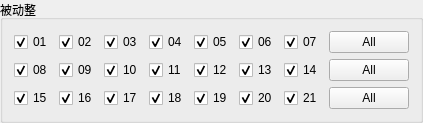
             <widget class="QGroupBox" name="groupBox_4">
              <property name="sizePolicy">
               <sizepolicy hsizetype="Minimum" vsizetype="Preferred">
                <horstretch>0</horstretch>
                <verstretch>0</verstretch>
               </sizepolicy>
              </property>
              <property name="title">
               <string>被动整</string>
              </property>
              <layout class="QVBoxLayout" name="verticalLayout_8">
               <item>
                <layout class="QHBoxLayout" name="horizontalLayout_18">
                 <item>
                  <widget class="QCheckBox" name="check_bdz01">
                   <property name="sizePolicy">
                    <sizepolicy hsizetype="Minimum" vsizetype="Fixed">
                     <horstretch>0</horstretch>
                     <verstretch>0</verstretch>
                    </sizepolicy>
                   </property>
                   <property name="text">
                    <string>01</string>
                   </property>
                   <property name="checked">
                    <bool>true</bool>
                   </property>
                  </widget>
                 </item>
                 <item>
                  <widget class="QCheckBox" name="check_bdz02">
                   <property name="sizePolicy">
                    <sizepolicy hsizetype="Minimum" vsizetype="Fixed">
                     <horstretch>0</horstretch>
                     <verstretch>0</verstretch>
                    </sizepolicy>
                   </property>
                   <property name="text">
                    <string>02</string>
                   </property>
                   <property name="checked">
                    <bool>true</bool>
                   </property>
                  </widget>
                 </item>
                 <item>
                  <widget class="QCheckBox" name="check_bdz03">
                   <property name="text">
                    <string>03</string>
                   </property>
                   <property name="checked">
                    <bool>true</bool>
                   </property>
                  </widget>
                 </item>
                 <item>
                  <widget class="QCheckBox" name="check_bdz04">
                   <property name="sizePolicy">
                    <sizepolicy hsizetype="Minimum" vsizetype="Fixed">
                     <horstretch>0</horstretch>
                     <verstretch>0</verstretch>
                    </sizepolicy>
                   </property>
                   <property name="text">
                    <string>04</string>
                   </property>
                   <property name="checked">
                    <bool>true</bool>
                   </property>
                  </widget>
                 </item>
                 <item>
                  <widget class="QCheckBox" name="check_bdz05">
                   <property name="sizePolicy">
                    <sizepolicy hsizetype="Minimum" vsizetype="Fixed">
                     <horstretch>0</horstretch>
                     <verstretch>0</verstretch>
                    </sizepolicy>
                   </property>
                   <property name="text">
                    <string>05</string>
                   </property>
                   <property name="checked">
                    <bool>true</bool>
                   </property>
                  </widget>
                 </item>
                 <item>
                  <widget class="QCheckBox" name="check_bdz06">
                   <property name="sizePolicy">
                    <sizepolicy hsizetype="Minimum" vsizetype="Fixed">
                     <horstretch>0</horstretch>
                     <verstretch>0</verstretch>
                    </sizepolicy>
                   </property>
                   <property name="text">
                    <string>06</string>
                   </property>
                   <property name="checked">
                    <bool>true</bool>
                   </property>
                  </widget>
                 </item>
                 <item>
                  <widget class="QCheckBox" name="check_bdz07">
                   <property name="sizePolicy">
                    <sizepolicy hsizetype="Minimum" vsizetype="Fixed">
                     <horstretch>0</horstretch>
                     <verstretch>0</verstretch>
                    </sizepolicy>
                   </property>
                   <property name="text">
                    <string>07</string>
                   </property>
                   <property name="checked">
                    <bool>true</bool>
                   </property>
                  </widget>
                 </item>
                 <item>
                  <widget class="QPushButton" name="pushButton_bdz1">
                   <property name="text">
                    <string>All</string>
                   </property>
                  </widget>
                 </item>
                </layout>
               </item>
               <item>
                <layout class="QHBoxLayout" name="horizontalLayout_19">
                 <item>
                  <widget class="QCheckBox" name="check_bdz08">
                   <property name="sizePolicy">
                    <sizepolicy hsizetype="Minimum" vsizetype="Fixed">
                     <horstretch>0</horstretch>
                     <verstretch>0</verstretch>
                    </sizepolicy>
                   </property>
                   <property name="text">
                    <string>08</string>
                   </property>
                   <property name="checked">
                    <bool>true</bool>
                   </property>
                  </widget>
                 </item>
                 <item>
                  <widget class="QCheckBox" name="check_bdz09">
                   <property name="sizePolicy">
                    <sizepolicy hsizetype="Minimum" vsizetype="Fixed">
                     <horstretch>0</horstretch>
                     <verstretch>0</verstretch>
                    </sizepolicy>
                   </property>
                   <property name="text">
                    <string>09</string>
                   </property>
                   <property name="checked">
                    <bool>true</bool>
                   </property>
                  </widget>
                 </item>
                 <item>
                  <widget class="QCheckBox" name="check_bdz10">
                   <property name="text">
                    <string>10</string>
                   </property>
                   <property name="checked">
                    <bool>true</bool>
                   </property>
                  </widget>
                 </item>
                 <item>
                  <widget class="QCheckBox" name="check_bdz11">
                   <property name="sizePolicy">
                    <sizepolicy hsizetype="Minimum" vsizetype="Fixed">
                     <horstretch>0</horstretch>
                     <verstretch>0</verstretch>
                    </sizepolicy>
                   </property>
                   <property name="text">
                    <string>11</string>
                   </property>
                   <property name="checked">
                    <bool>true</bool>
                   </property>
                  </widget>
                 </item>
                 <item>
                  <widget class="QCheckBox" name="check_bdz12">
                   <property name="sizePolicy">
                    <sizepolicy hsizetype="Minimum" vsizetype="Fixed">
                     <horstretch>0</horstretch>
                     <verstretch>0</verstretch>
                    </sizepolicy>
                   </property>
                   <property name="text">
                    <string>12</string>
                   </property>
                   <property name="checked">
                    <bool>true</bool>
                   </property>
                  </widget>
                 </item>
                 <item>
                  <widget class="QCheckBox" name="check_bdz13">
                   <property name="sizePolicy">
                    <sizepolicy hsizetype="Minimum" vsizetype="Fixed">
                     <horstretch>0</horstretch>
                     <verstretch>0</verstretch>
                    </sizepolicy>
                   </property>
                   <property name="text">
                    <string>13</string>
                   </property>
                   <property name="checked">
                    <bool>true</bool>
                   </property>
                  </widget>
                 </item>
                 <item>
                  <widget class="QCheckBox" name="check_bdz14">
                   <property name="sizePolicy">
                    <sizepolicy hsizetype="Minimum" vsizetype="Fixed">
                     <horstretch>0</horstretch>
                     <verstretch>0</verstretch>
                    </sizepolicy>
                   </property>
                   <property name="text">
                    <string>14</string>
                   </property>
                   <property name="checked">
                    <bool>true</bool>
                   </property>
                  </widget>
                 </item>
                 <item>
                  <widget class="QPushButton" name="pushButton_bdz2">
                   <property name="text">
                    <string>All</string>
                   </property>
                  </widget>
                 </item>
                </layout>
               </item>
               <item>
                <layout class="QHBoxLayout" name="horizontalLayout_20">
                 <item>
                  <widget class="QCheckBox" name="check_bdz15">
                   <property name="sizePolicy">
                    <sizepolicy hsizetype="Minimum" vsizetype="Fixed">
                     <horstretch>0</horstretch>
                     <verstretch>0</verstretch>
                    </sizepolicy>
                   </property>
                   <property name="text">
                    <string>15</string>
                   </property>
                   <property name="checked">
                    <bool>true</bool>
                   </property>
                  </widget>
                 </item>
                 <item>
                  <widget class="QCheckBox" name="check_bdz16">
                   <property name="sizePolicy">
                    <sizepolicy hsizetype="Minimum" vsizetype="Fixed">
                     <horstretch>0</horstretch>
                     <verstretch>0</verstretch>
                    </sizepolicy>
                   </property>
                   <property name="text">
                    <string>16</string>
                   </property>
                   <property name="checked">
                    <bool>true</bool>
                   </property>
                  </widget>
                 </item>
                 <item>
                  <widget class="QCheckBox" name="check_bdz17">
                   <property name="text">
                    <string>17</string>
                   </property>
                   <property name="checked">
                    <bool>true</bool>
                   </property>
                  </widget>
                 </item>
                 <item>
                  <widget class="QCheckBox" name="check_bdz18">
                   <property name="sizePolicy">
                    <sizepolicy hsizetype="Minimum" vsizetype="Fixed">
                     <horstretch>0</horstretch>
                     <verstretch>0</verstretch>
                    </sizepolicy>
                   </property>
                   <property name="text">
                    <string>18</string>
                   </property>
                   <property name="checked">
                    <bool>true</bool>
                   </property>
                  </widget>
                 </item>
                 <item>
                  <widget class="QCheckBox" name="check_bdz19">
                   <property name="sizePolicy">
                    <sizepolicy hsizetype="Minimum" vsizetype="Fixed">
                     <horstretch>0</horstretch>
                     <verstretch>0</verstretch>
                    </sizepolicy>
                   </property>
                   <property name="text">
                    <string>19</string>
                   </property>
                   <property name="checked">
                    <bool>true</bool>
                   </property>
                  </widget>
                 </item>
                 <item>
                  <widget class="QCheckBox" name="check_bdz20">
                   <property name="sizePolicy">
                    <sizepolicy hsizetype="Minimum" vsizetype="Fixed">
                     <horstretch>0</horstretch>
                     <verstretch>0</verstretch>
                    </sizepolicy>
                   </property>
                   <property name="text">
                    <string>20</string>
                   </property>
                   <property name="checked">
                    <bool>true</bool>
                   </property>
                  </widget>
                 </item>
                 <item>
                  <widget class="QCheckBox" name="check_bdz21">
                   <property name="sizePolicy">
                    <sizepolicy hsizetype="Minimum" vsizetype="Fixed">
                     <horstretch>0</horstretch>
                     <verstretch>0</verstretch>
                    </sizepolicy>
                   </property>
                   <property name="text">
                    <string>21</string>
                   </property>
                   <property name="checked">
                    <bool>true</bool>
                   </property>
                  </widget>
                 </item>
                 <item>
                  <widget class="QPushButton" name="pushButton_bdz3">
                   <property name="text">
                    <string>All</string>
                   </property>
                  </widget>
                 </item>
                </layout>
               </item>
              </layout>
             </widget>
